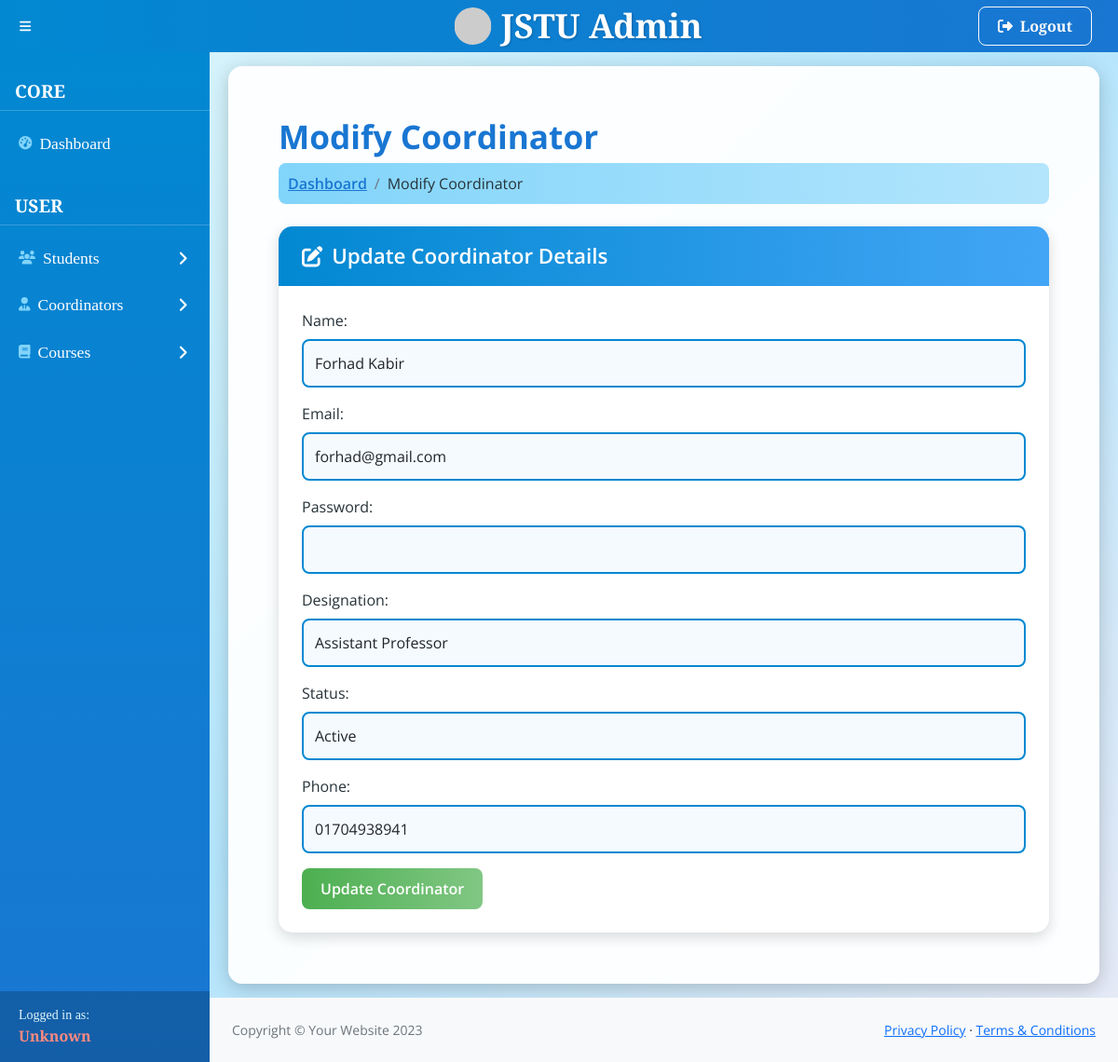
/user/superadmin/coordinator_modify.php?id=2, run on the app's committed database.
### tables this page shows
CREATE TABLE `coordinator` (
  `id` int(11) NOT NULL,
  `name` varchar(255) NOT NULL,
  `email` varchar(255) NOT NULL,
  `password` varchar(255) NOT NULL,
  `designation` varchar(255) NOT NULL,
  `status` int(11) NOT NULL,
  `phone` varchar(255) NOT NULL,
  `created_at` varchar(255) NOT NULL DEFAULT current_timestamp()
);

### user/superadmin/coordinator_modify.php (the view, shortened to what this page needs)
<?php
include('../../includes/config.php');
$id = $name = $email = $password = $designation = $status = $phone = '';
if (isset($_GET['id'])) {
    $id = trim($_GET['id']);
    try {
        $sql = "SELECT id, name, email, designation, status, phone FROM coordinator WHERE id = :id";
        $stmt = $pdo->prepare($sql);
        $stmt->bindParam(':id', $id, PDO::PARAM_INT);
        $stmt->execute();
        if ($stmt->rowCount() > 0) {
            $row = $stmt->fetch();
            $name = htmlspecialchars($row['name']);
            $email = htmlspecialchars($row['email']);
            $designation = htmlspecialchars($row['designation']);
            $status = htmlspecialchars($row['status']);
            $phone = htmlspecialchars($row['phone']);
        } else {
            $error = "Coordinator not found.";
        }
    } catch (PDOException $e) {
        $error = "Error fetching coordinator details: " . $e->getMessage();
    }
} else {
    $error = "Invalid request. No ID provided.";
}
?>
<!DOCTYPE html>
<html lang="en">
<head>
    <link href="https://cdn.jsdelivr.net/npm/simple-datatables@7.1.2/dist/style.min.css" rel="stylesheet" />
    <link href="css/styles.css" rel="stylesheet" />
</head>
<body>
    <?php include("header.php"); ?>
    <div id="layoutSidenav">
        <?php include("layout_nav.php"); ?>
        <div id="layoutSidenav_content">
            <main class="results-view-main">
                <div class="container-fluid px-4">
                    <h1 class="mt-4">Modify Coordinator</h1>
                    <ol class="breadcrumb mb-4">
                        <li class="breadcrumb-item"><a href="./admin_dashboard.php">Dashboard</a></li>
                        <li class="breadcrumb-item active">Modify Coordinator</li>
                    </ol>
                    <div class="results-view-card">
                        <div class="card-header">
                            <i class="fas fa-edit me-1"></i>
                            Update Coordinator Details
                        </div>
                        <div class="card-body results-view-form">
                            <form action="" method="POST">
                                <div class="mb-3">
                                    <label for="name" class="form-label">Name:</label>
                                    <input type="text" class="form-control" id="name" name="name" value="<?php echo htmlspecialchars($name); ?>" required>
                                </div>
                                <div class="mb-3">
                                    <label for="email" class="form-label">Email:</label>
                                    <input type="email" class="form-control" id="email" name="email" value="<?php echo htmlspecialchars($email); ?>" required>
                                </div>
                                <div class="mb-3">
                                    <label for="password" class="form-label">Password:</label>
                                    <input type="password" class="form-control" id="password" name="password" value="<?php echo htmlspecialchars($password); ?>" required>
                                </div>
                                <div class="mb-3">
                                    <label for="designation" class="form-label">Designation:</label>
                                    <select class="form-select" id="designation" name="designation" required>
                                        <option value="Assistant Professor" <?php echo ($designation == 'Assistant Professor') ? 'selected' : ''; ?>>Assistant Professor</option>
                                    </select>
                                </div>
                                <div class="mb-3">
                                    <label for="status" class="form-label">Status:</label>
                                    <select class="form-select" id="status" name="status" required>
                                        <option value="1" <?php echo ($status == '1') ? 'selected' : ''; ?>>Active</option>
                                    </select>
                                </div>
                                <div class="mb-3">
                                    <label for="phone" class="form-label">Phone:</label>
                                    <input type="text" class="form-control" id="phone" name="phone" value="<?php echo htmlspecialchars($phone); ?>" required>
                                </div>
                                <button type="submit" class="btn btn-primary">Update Coordinator</button>
                            </form>
                        </div>
                    </div>
                </div>
            </main>
            <footer class="py-4 bg-light mt-auto">
                <div class="container-fluid px-4">
                    <div class="d-flex align-items-center justify-content-between small">
                        <div class="text-muted">Copyright © Your Website 2023</div>
                        <div>
                            <a href="#">Privacy Policy</a>
                            · <a href="#">Terms & Conditions</a>
                        </div>
                    </div>
                </div>
            </footer>
        </div>
    </div>
</body>
</html>

### user/superadmin/coordinator_modify.php (style rules this page uses)
body { font-family: 'Open Sans', sans-serif; background: linear-gradient(135deg, #e0f7fa, #b3e5fc, #e8eaf6); color: #263238; }
h1 { font-family: 'Open Sans', sans-serif; font-weight: 700; color: #1976d2; font-size: 2.2em; }
.results-view-main { padding: 30px; background: rgba(255, 255, 255, 0.95); border-radius: 15px; box-shadow: 0 5px 20px rgba(0, 0, 0, 0.2); margin: 15px 20px; max-width: 1100px; }
.results-view-card { border-radius: 15px; box-shadow: 0 5px 15px rgba(0, 0, 0, 0.15); background: #ffffff; margin-bottom: 25px; transition: transform 0.3s ease, box-shadow 0.3s ease; }
.results-view-card .card-header { background: linear-gradient(90deg, #0288d1, #42a5f5); color: #fff; border-radius: 15px 15px 0 0; padding: 15px 25px; font-family: 'Open Sans', sans-serif; font-weight: 600; font-size: 1.4em; }
.results-view-card .card-body { padding: 25px; }
.results-view-form .form-control, .results-view-form .form-select { border-radius: 8px; border: 2px solid #0288d1; padding: 12px; font-family: 'Open Sans', sans-serif; font-size: 1em; transition: border-color 0.3s ease, box-shadow 0.3s ease; background: #f5faff; }
.results-view-form .btn-primary { background: linear-gradient(90deg, #4caf50, #81c784); border: none; border-radius: 8px; padding: 10px 20px; font-family: 'Open Sans', sans-serif; font-weight: 600; font-size: 1em; color: #fff; transition: background 0.3s ease, transform 0.3s ease; }
.breadcrumb { background: linear-gradient(90deg, #81d4fa, #b3e5fc); border-radius: 8px; padding: 10px; }
.breadcrumb-item a { color: #1976d2; font-weight: 600; }
.breadcrumb-item.active { color: #263238; }

### data on the page
coordinator: name "Forhad Kabir", email "forhad@gmail.com", designation "Assistant Professor", status "Active", phone "01704938941"
